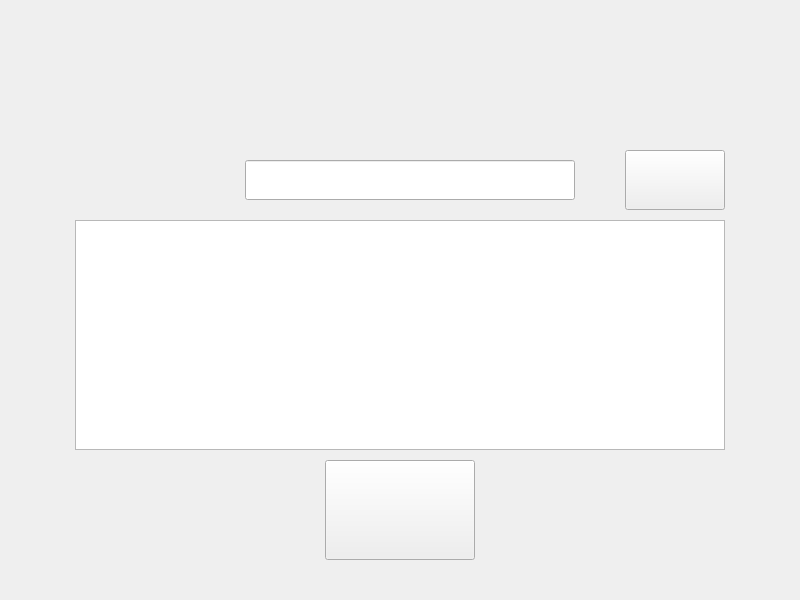
<?xml version="1.0" encoding="UTF-8"?>
<ui version="4.0">
 <class>rechageHistoryPage</class>
 <widget class="QWidget" name="rechageHistoryPage">
  <property name="geometry">
   <rect>
    <x>0</x>
    <y>0</y>
    <width>800</width>
    <height>600</height>
   </rect>
  </property>
  <property name="windowTitle">
   <string>Form</string>
  </property>
  <layout class="QVBoxLayout" name="verticalLayout_2">
   <property name="spacing">
    <number>10</number>
   </property>
   <property name="topMargin">
    <number>150</number>
   </property>
   <property name="bottomMargin">
    <number>40</number>
   </property>
   <item>
    <layout class="QHBoxLayout" name="horizontalLayout_2">
     <item>
      <spacer name="horizontalSpacer">
       <property name="orientation">
        <enum>Qt::Horizontal</enum>
       </property>
       <property name="sizeHint" stdset="0">
        <size>
         <width>40</width>
         <height>20</height>
        </size>
       </property>
      </spacer>
     </item>
     <item>
      <layout class="QVBoxLayout" name="verticalLayout">
       <item>
        <layout class="QHBoxLayout" name="horizontalLayout">
         <property name="spacing">
          <number>50</number>
         </property>
         <item>
          <widget class="QLabel" name="label">
           <property name="minimumSize">
            <size>
             <width>120</width>
             <height>40</height>
            </size>
           </property>
           <property name="text">
            <string/>
           </property>
          </widget>
         </item>
         <item>
          <widget class="CKeyBoardLineEdit" name="phoneLineEdit">
           <property name="minimumSize">
            <size>
             <width>200</width>
             <height>40</height>
            </size>
           </property>
           <property name="maximumSize">
            <size>
             <width>16777215</width>
             <height>40</height>
            </size>
           </property>
          </widget>
         </item>
         <item>
          <widget class="QPushButton" name="queryBtn">
           <property name="minimumSize">
            <size>
             <width>100</width>
             <height>60</height>
            </size>
           </property>
           <property name="text">
            <string/>
           </property>
          </widget>
         </item>
        </layout>
       </item>
       <item>
        <widget class="QTableView" name="tableView">
         <property name="minimumSize">
          <size>
           <width>650</width>
           <height>0</height>
          </size>
         </property>
        </widget>
       </item>
      </layout>
     </item>
     <item>
      <spacer name="horizontalSpacer_2">
       <property name="orientation">
        <enum>Qt::Horizontal</enum>
       </property>
       <property name="sizeHint" stdset="0">
        <size>
         <width>40</width>
         <height>20</height>
        </size>
       </property>
      </spacer>
     </item>
    </layout>
   </item>
   <item>
    <layout class="QHBoxLayout" name="horizontalLayout_4">
     <property name="spacing">
      <number>50</number>
     </property>
     <item>
      <spacer name="horizontalSpacer_3">
       <property name="orientation">
        <enum>Qt::Horizontal</enum>
       </property>
       <property name="sizeHint" stdset="0">
        <size>
         <width>40</width>
         <height>20</height>
        </size>
       </property>
      </spacer>
     </item>
     <item>
      <widget class="QPushButton" name="quitBtn">
       <property name="minimumSize">
        <size>
         <width>150</width>
         <height>100</height>
        </size>
       </property>
       <property name="text">
        <string/>
       </property>
      </widget>
     </item>
     <item>
      <spacer name="horizontalSpacer_4">
       <property name="orientation">
        <enum>Qt::Horizontal</enum>
       </property>
       <property name="sizeHint" stdset="0">
        <size>
         <width>40</width>
         <height>20</height>
        </size>
       </property>
      </spacer>
     </item>
    </layout>
   </item>
  </layout>
 </widget>
 <customwidgets>
  <customwidget>
   <class>CKeyBoardLineEdit</class>
   <extends>QLineEdit</extends>
   <header location="global">mylineedit.h</header>
  </customwidget>
 </customwidgets>
 <resources/>
 <connections/>
</ui>
